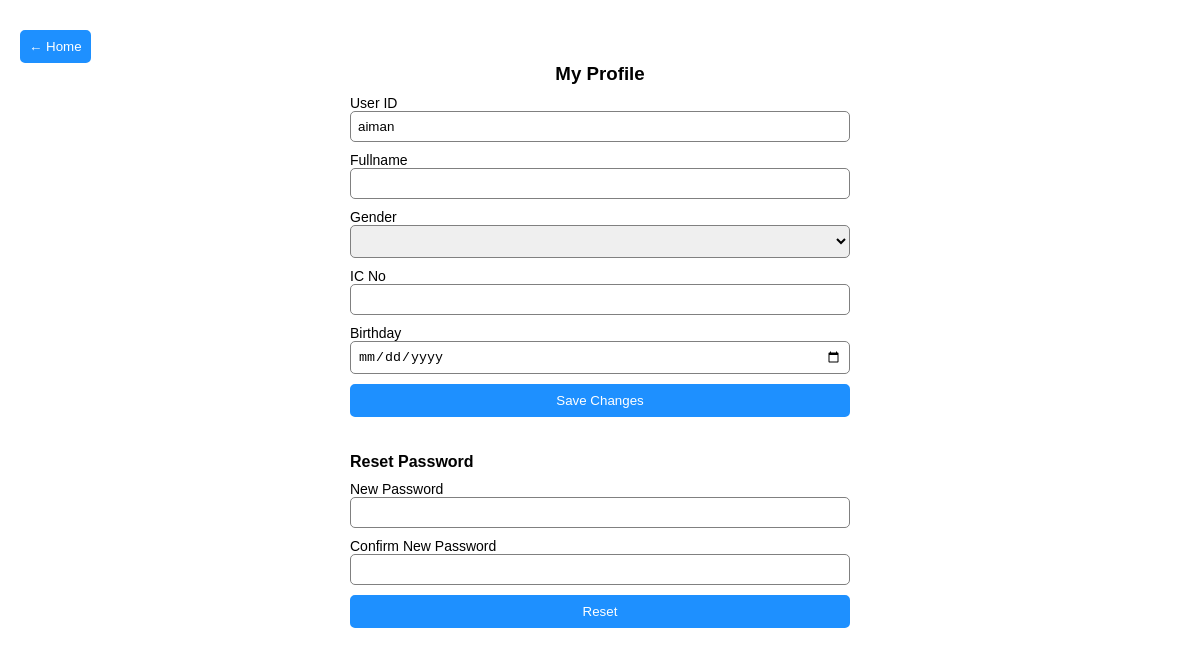
The app's page /my_profile.php (signed in), older data.
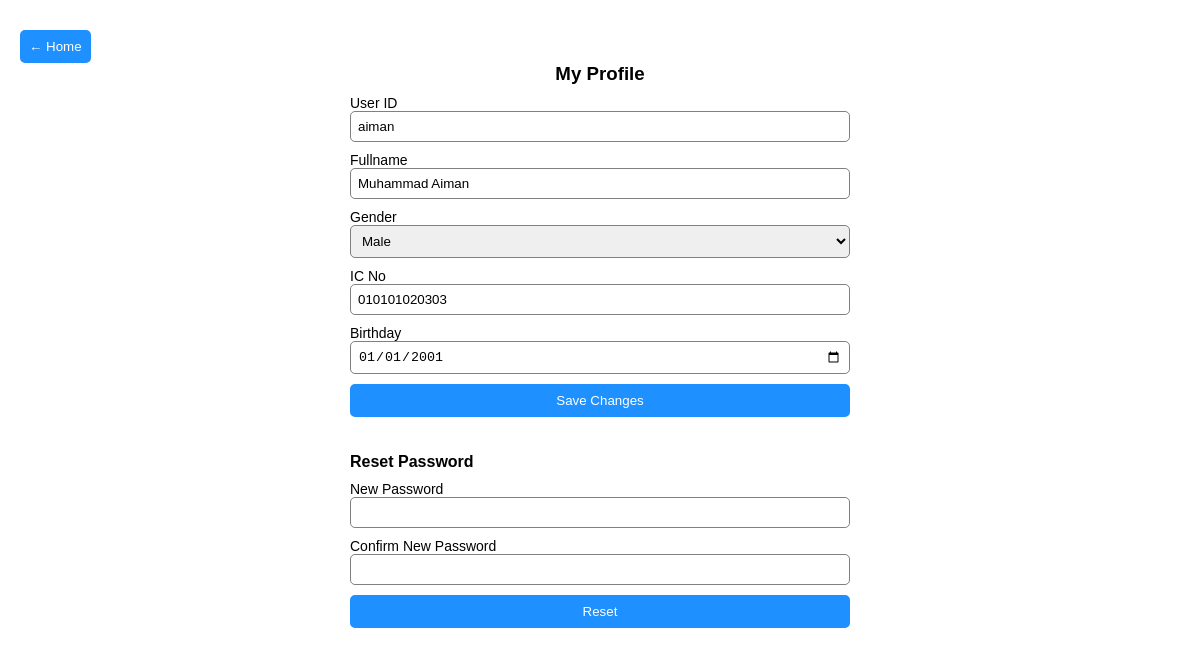
The same page, newer data.
### tables this page shows
CREATE TABLE `user` (
  `rowid` bigint(20) NOT NULL,
  `userid` varchar(100) NOT NULL,
  `password` varchar(100) NOT NULL,
  `otp` varchar(100) DEFAULT NULL,
  `role` varchar(20) NOT NULL COMMENT 'teacher / student / heir',
  `fullname` varchar(255) DEFAULT '',
  `gender` varchar(10) DEFAULT NULL COMMENT 'male / female',
  `ic` varchar(12) DEFAULT NULL,
  `birthday` date DEFAULT NULL,
  `lastlog` datetime NOT NULL,
  `active` varchar(1) NOT NULL DEFAULT 'N' COMMENT 'Y=Yes, N=No'
);

### server/db.class.php (called while the page is built, shortened)
<?php
    class db {
        public $conn;
        private $hostname = "localhost";
        private $databasename = "educonnect";
        private $username = "root";
        private $password = "";
        function __construct($hostname = "", $databasename = "", $username = "", $password = "") {
            try {
                $this->hostname = $hostname != "" ? $hostname : $this->hostname;
                $this->databasename = $databasename != "" ? $databasename : $this->databasename;
                $this->password = $password != "" ? $password : $this->password;
                $this->conn = new PDO("mysql:host=$this->hostname; dbname=$this->databasename", $this->username, $this->password);
                $this->conn->exec("SET CHARACTER SET utf8");
            } catch (Exception $e) {
                $this->add_error_msg($e->getMessage());
            }
        }
        function sql_select($sql) {
            $return = [];
            try{
                $result = $this->conn->query($sql);
                if ($result !== false) {
                    $cols = $result->columnCount();
                    $count = 0;
                    foreach ($result as $row) {
                        $return[$count] = $this->sql_select_clearance($cols, $row);
                        $count++;
                    }
                } else {
                    throw new PDOException("[Error] Wrong SQL");
                }
            }
            catch(PDOException $e) {
                $this->sql_select_result = false;
                $this->sql_select_reason = $e->getMessage();
                $this->add_error_msg($e->getMessage());
                return [];
            }
            return $return;
        }
        function sql_select_clearance($length, $arr) {
            for($l = 0; $l < $length; $l++) {
                unset($arr[$l]);
            }
            return $arr;
        }
    }

### server/user.class.php (called while the page is built, shortened)
<?php
class user {
  public $userid = '';
  private $db;
  function __construct() {
    $this->db = new db();
  }
  function set_details($userid = '') {
    try {
      $this->userid = $userid != "" ? $userid : $this->userid;
      $data = $this->db->sql_select("SELECT * FROM user WHERE userid='$this->userid'");
      $this->fullname = $data[0]['fullname'];
      $this->ic = $data[0]['ic'];
      $this->birthday = $data[0]['birthday'];
      return true;
    } catch (Exception $e) {
      $this->add_error_msg($e->getMessage());
      return false;
    }
  }
  function is_login() {
    try {
      $this->userid = $_SESSION['userid'];
      return true;
    } catch (Exception $e) {
      $this->add_error_msg($e->getMessage());
      return false;
    }
  }
}

### my_profile.php (the view, shortened to what this page needs)
<?php
  include 'server/user.class.php';
  $user = new user();
  $user->set_details();
?>
<html>
<head>
  <link rel="stylesheet" href="css/setup.css">
</head>
<body>
  <div>
    <button onclick="page('index')">&#8592; Home</button>
    <div id="container">
      <h3 align="center">My Profile</h3>
      <label>User ID</label>
      <input id="input_userid" value="<?php print $user->userid; ?>" autocomplete="off">
      <label>Fullname</label>
      <input id="input_fullname" value="<?php print $user->fullname; ?>" autocomplete="off">
      <label>Gender</label>
      <select id="input_gender">
        <option value="male">Male</option>
      </select>
      <label>IC No</label>
      <input id="input_ic" maxlength="12" value="<?php print $user->ic; ?>" autocomplete="off">
      <label>Birthday</label>
      <input type="date" id="input_birthday" value="<?php print $user->birthday; ?>" autocomplete="off">
      <button onclick="update()">Save Changes</button>
      <br><br>
      <h4>Reset Password</h4>
      <label>New Password</label>
      <input type="password" id="input_password">
      <label>Confirm New Password</label>
      <input type="password" id="input_password_confirm">
      <button onclick="reset_password()">Reset</button>
    </div>
  </div>
</body>
</html>

Row changes from the older to the newer data that the page shows:
changed user "aiman": fullname (not shown) → "Muhammad Aiman"; ic (not shown) → "010101020303"; birthday (not shown) → "01/01/2001"
Text that changed along with them:
form field value: (not shown) → "Male"
